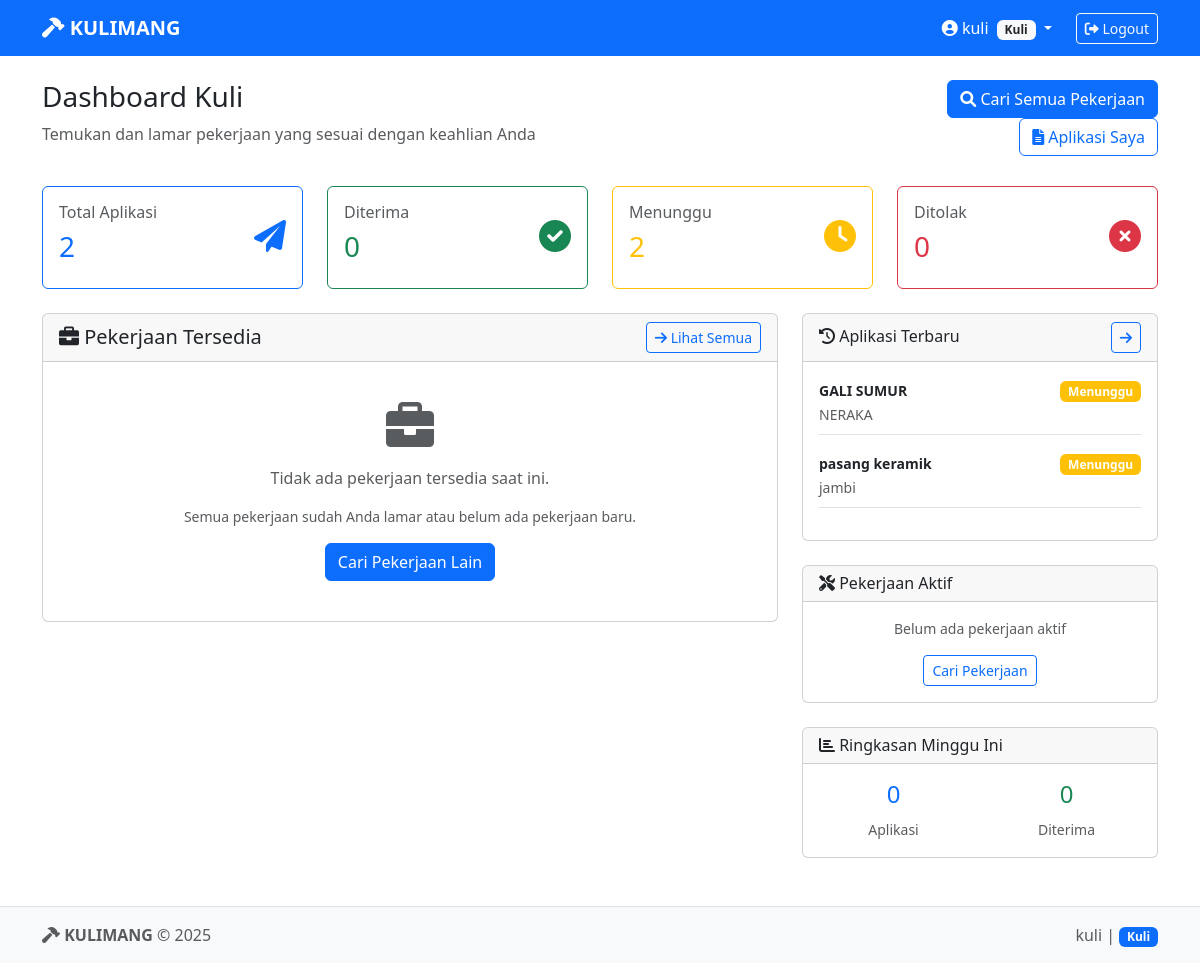
/dashboard_kuli.php (signed in), run on the app's committed database.
### tables this page shows
CREATE TABLE IF NOT EXISTS `aplikasi_pekerjaan` (
  `id` int NOT NULL AUTO_INCREMENT,
  `id_pekerjaan` int NOT NULL,
  `id_kuli` int NOT NULL,
  `pesan` text,
  `status` enum('menunggu','diterima','ditolak') DEFAULT 'menunggu',
  `created_at` timestamp NULL DEFAULT CURRENT_TIMESTAMP,
  PRIMARY KEY (`id`),
  KEY `id_pekerjaan` (`id_pekerjaan`),
  KEY `id_kuli` (`id_kuli`)
);

CREATE TABLE IF NOT EXISTS `pekerjaan` (
  `id` int NOT NULL AUTO_INCREMENT,
  `judul` varchar(255) NOT NULL,
  `deskripsi` text,
  `id_kategori` int NOT NULL,
  `id_user` int NOT NULL,
  `panjang` decimal(8,2) NOT NULL,
  `lebar` decimal(8,2) NOT NULL,
  `luas` decimal(10,2) GENERATED ALWAYS AS ((`panjang` * `lebar`)) VIRTUAL,
  `total_biaya` decimal(12,2) DEFAULT NULL,
  `dp_dibayar` decimal(12,2) DEFAULT '0.00',
  `status` enum('menunggu','diproses','selesai') DEFAULT 'menunggu',
  `lokasi` text,
  `created_at` timestamp NULL DEFAULT CURRENT_TIMESTAMP,
  PRIMARY KEY (`id`),
  KEY `id_kategori` (`id_kategori`),
  KEY `id_user` (`id_user`)
);

### dashboard_kuli.php (the view, shortened to what the rows shown need)
<?php
require_once 'config.php';
$user_id = $_SESSION['user_id'];
?>
<!DOCTYPE html>
<html lang="id">
<head>
    <link href="https://cdn.jsdelivr.net/npm/bootstrap@5.3.0/dist/css/bootstrap.min.css" rel="stylesheet">
    <link href="https://cdnjs.cloudflare.com/ajax/libs/font-awesome/6.0.0/css/all.min.css" rel="stylesheet">
</head>
<body>
    <div class="container mt-4">
        <div class="row">
            <div class="col-md-4">
                <div class="card mb-4">
                    <div class="card-body">
                        <?php
                        $stmt = $pdo->prepare("
                            SELECT a.*, p.judul, p.lokasi
                            FROM aplikasi_pekerjaan a
                            JOIN pekerjaan p ON a.id_pekerjaan = p.id
                            WHERE a.id_kuli = ?
                            ORDER BY a.created_at DESC
                            LIMIT 6
                        ");
                        $stmt->execute([$user_id]);
                        $aplikasi = $stmt->fetchAll();
                        if ($aplikasi): ?>
                            <?php foreach ($aplikasi as $a): ?>
                                <div class="mb-3 pb-2 border-bottom">
                                    <div class="d-flex justify-content-between align-items-start">
                                        <div class="flex-grow-1">
                                            <small><strong><?php echo htmlspecialchars($a['judul']); ?></strong></small>
                                            <br>
                                            <small class="text-muted"><?php echo htmlspecialchars($a['lokasi']); ?></small>
                                        </div>
                                        <div>
                                            <?php
                                            $status = $a['status'] ?? 'menunggu';
                                            $status_display = $status ? ucfirst($status) : 'Menunggu';
                                            $badge_color = 'secondary';
                                            if ($status == 'menunggu') $badge_color = 'warning';
                                            elseif ($status == 'diterima') $badge_color = 'success';
                                            elseif ($status == 'ditolak') $badge_color = 'danger';
                                            ?>
                                            <span class="badge bg-<?php echo $badge_color; ?>">
                                                <?php echo $status_display; ?>
                                            </span>
                                        </div>
                                    </div>
                                </div>
                            <?php endforeach; ?>
                        <?php endif; ?>
                    </div>
                </div>
            </div>
        </div>
    </div>
</body>
</html>

### data on the page
aplikasi_pekerjaan: id_pekerjaan.judul "GALI SUMUR", id_pekerjaan.lokasi "NERAKA", status "Menunggu"
aplikasi_pekerjaan: id_pekerjaan.judul "pasang keramik", id_pekerjaan.lokasi "jambi", status "Menunggu"

### other printed values
$_SESSION['nama_lengkap'] "kuli"
$stmt->fetch()['total'] "2"
$stmt->fetch()['total'] "0"
$weekly_apps "0"
$weekly_accepted "0"
